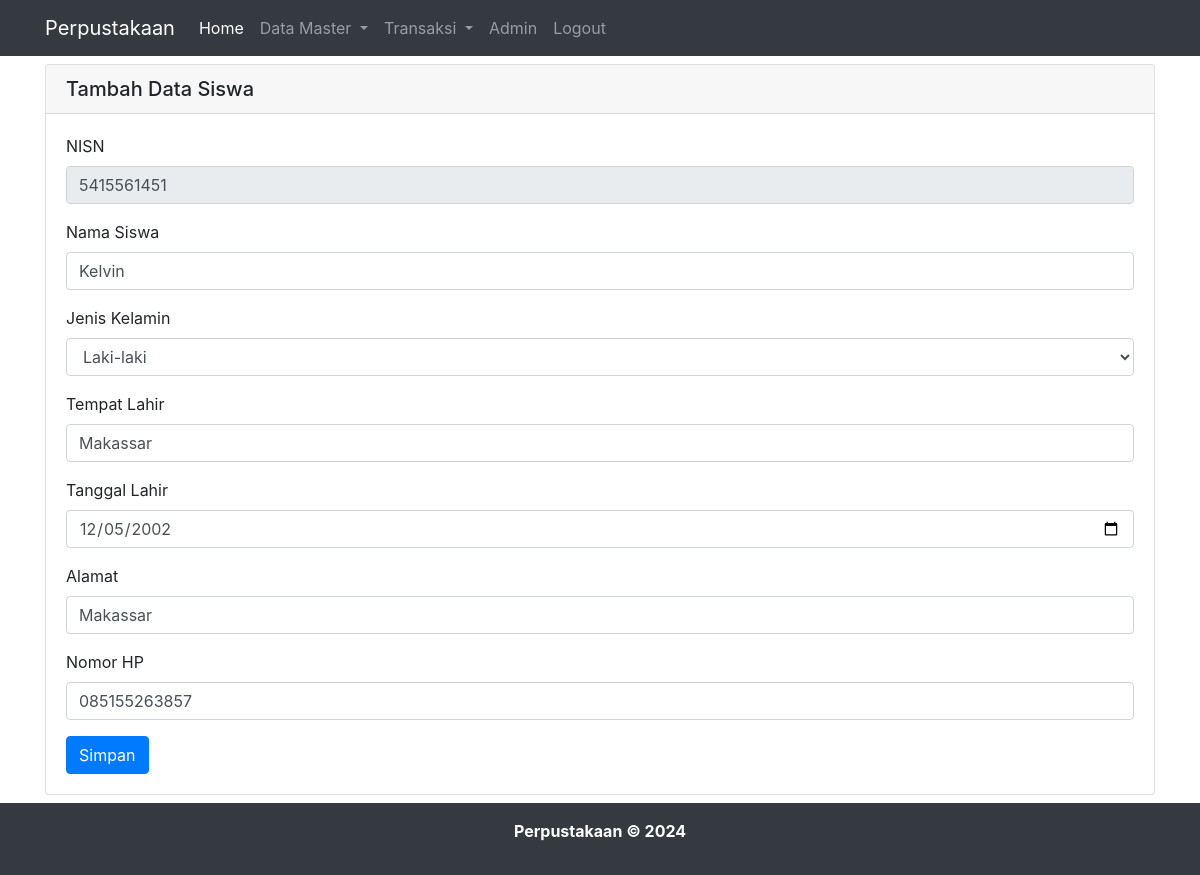
Page /edit_siswa.php?id=5415561451 (signed in) on the committed database.
### tables this page shows
CREATE TABLE `siswa`  (
  `nisn` varchar(20) NOT NULL,
  `nama_siswa` varchar(100) NOT NULL,
  `jkel` char(1) NOT NULL,
  `tempat_lahir` varchar(30) NOT NULL,
  `tgl_lahir` date NOT NULL,
  `alamat` varchar(255) NOT NULL,
  `no_hp` varchar(14) NOT NULL,
  `foto_siswa` varchar(100) NULL DEFAULT NULL,
  PRIMARY KEY (`nisn`) USING BTREE
);

### edit_siswa.php (the view, shortened to what this page needs)
<?php
include "header.php";
include "koneksi.php";
$array_jkel = array("L" => "Laki-laki", "P" => "Perempuan");
$id = $_GET['id'];
$query = $koneksi->query("SELECT * FROM siswa WHERE nisn = '$id'");
$row = $query->fetch_assoc();
?>
<div class="container">
    <div class="row">
        <div class="col-lg-12 mt-2" style="min-height: 480px;">
            <div class="card">
                <h5 class="card-header">Tambah Data Siswa</h5>
                <div class="card-body">
                    <div class="row">
                        <div class="col">
                            <form action="simpan_edit_siswa.php" method="POST">
                                <div class="form-group">
                                    <label for="">NISN</label>
                                    <input type="text" class="form-control" placeholder="Masukkan NISN..." name="nisn"
                                        id="nisn" maxlength="20" value="<?= $row["nisn"] ?>" readonly required>
                                </div>
                                <div class="form-group">
                                    <label for="">Nama Siswa</label>
                                    <input type="text" class="form-control" placeholder="Masukkan Nama Siswa..."
                                        name="nama_siswa" id="nama_siswa" value="<?= $row["nama_siswa"] ?>" maxlength="100" required>
                                </div>
                                <div class="form-group">
                                    <label for="">Jenis Kelamin</label>
                                    <select class="form-control" name="jkel" id="jkel" required>
                                        <?php
                                        foreach($array_jkel as $key => $value) {
                                            ?>
                                            <option value="<?= $key ?>" <?php if($key == $row["jkel"]) echo 'selected' ?>><?= $value ?></option>
                                        <?php } ?>
                                    </select>
                                </div>
                                <div class="form-group">
                                    <label for="">Tempat Lahir</label>
                                    <input type="text" class="form-control" placeholder="Masukkan Tempat Lahir..."
                                        name="tempat_lahir" id="tempat_lahir" value="<?= $row["tempat_lahir"] ?>" maxlength="30" required>
                                </div>
                                <div class="form-group">
                                    <label for="">Tanggal Lahir</label>
                                    <input type="date" class="form-control" name="tgl_lahir" id="tgl_lahir" value="<?= $row["tgl_lahir"] ?>" required>
                                </div>
                                <div class="form-group">
                                    <label for="">Alamat</label>
                                    <input class="form-control" type="text" name="alamat" id="alamat" placeholder="Masukkan Alamat..." value="<?= $row["alamat"] ?>" maxlength="255" required/>
                                </div>
                                <div class="form-group">
                                    <label for="">Nomor HP</label>
                                    <input type="text" class="form-control" name="no_hp" id="no_hp" value="<?= $row["no_hp"] ?>" maxlength="14" required>
                                </div>
                                <input type="submit" value="Simpan" class="btn btn-primary">
                            </form>
                        </div>
                    </div>
                </div>
            </div>
        </div>
    </div>
</div>
<?php
include "footer.php";
?>

### rows in the picture
siswa: nisn "5415561451", nama_siswa "Kelvin", jkel "Laki-laki", tempat_lahir "Makassar", tgl_lahir "12/05/2002", alamat "Makassar", no_hp "085155263857"
